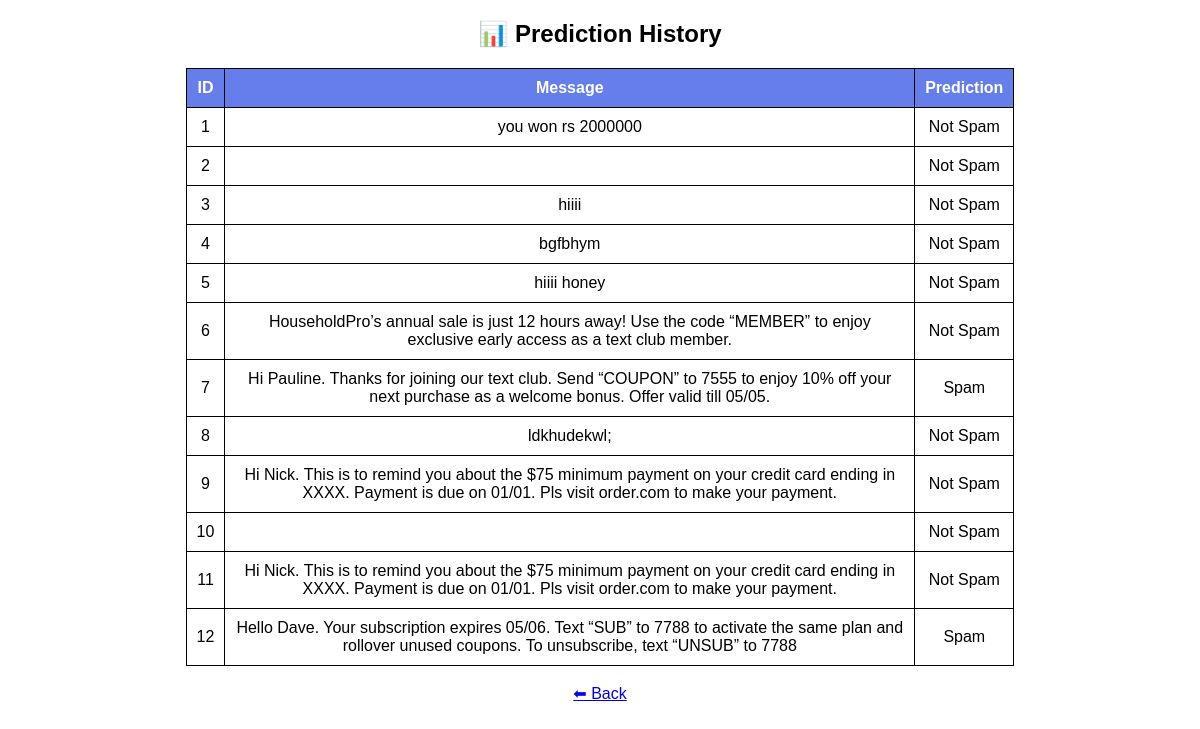
The app's page /history with its own data.
### tables this page shows
CREATE TABLE messages (
    id INTEGER PRIMARY KEY AUTOINCREMENT,
    text TEXT,
    prediction TEXT
);

### app.py (the view)
@app.route("/history")
def history():
    conn = sqlite3.connect("spam.db")
    cursor = conn.cursor()
    cursor.execute("SELECT * FROM messages")
    data = cursor.fetchall()
    conn.close()
    return render_template("history.html", data=data)

### templates/history.html (shortened to what this page needs)
<!DOCTYPE html>
<html>
<head>
</head>
<body>
<h2>📊 Prediction History</h2>
<table>
    <tr>
        <th>ID</th>
        <th>Message</th>
        <th>Prediction</th>
    </tr>
    {% for row in data %}
    <tr>
        <td>{{ row[0] }}</td>
        <td>{{ row[1] }}</td>
        <td>{{ row[2] }}</td>
    </tr>
    {% endfor %}
</table>
<br>
<a href="/">⬅ Back</a>
</body>
</html>

### templates/history.html (style rules this page uses)
body { font-family: Arial; text-align: center; }
table { margin: auto; border-collapse: collapse; width: 70%; }
th, td { padding: 10px; border: 1px solid black; }
th { background-color: #667eea; color: white; }

### records on screen
messages: id "1", text "you won rs 2000000", prediction "Not Spam"
messages: id "2", prediction "Not Spam"
messages: id "3", text "hiiii", prediction "Not Spam"
messages: id "4", text "bgfbhym", prediction "Not Spam"
messages: id "5", text "hiiii honey", prediction "Not Spam"
messages: id "6", text "HouseholdPro’s annual sale is just 12 hours away! Use the code “MEMBER” to enjoy exclusive early access as a text club member.", prediction "Not Spam"
messages: id "7", text "Hi Pauline. Thanks for joining our text club. Send “COUPON” to 7555 to enjoy 10% off your next purchase as a welcome bonus. Offer valid till 05/05.", prediction "Spam"
messages: id "8", text "ldkhudekwl;", prediction "Not Spam"
messages: id "9", text "Hi Nick. This is to remind you about the $75 minimum payment on your credit card ending in XXXX. Payment is due on 01/01. Pls visit order.com to make your payment.", prediction "Not Spam"
messages: id "10", prediction "Not Spam"
messages: id "11", text "Hi Nick. This is to remind you about the $75 minimum payment on your credit card ending in XXXX. Payment is due on 01/01. Pls visit order.com to make your payment.", prediction "Not Spam"
messages: id "12", text "Hello Dave. Your subscription expires 05/06. Text “SUB” to 7788 to activate the same plan and rollover unused coupons. To unsubscribe, text “UNSUB” to 7788", prediction "Spam"
